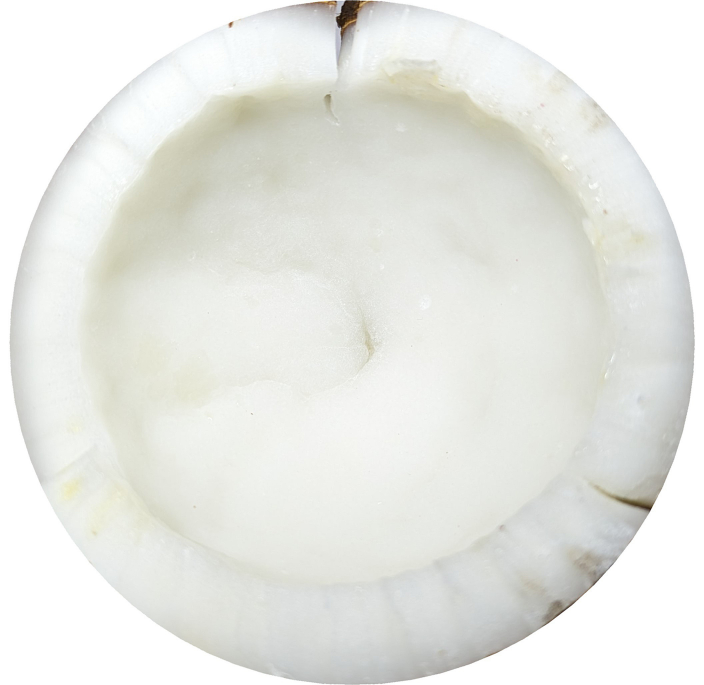
#> input picture pixel_enhanced/1_enhanced.jpg, 2112 x 2055 px (shown at 1/3 size); its folder holds 4 pictures in this run
$ jupyter execute --allow-errors project_pixel.ipynb   (older library calls are emulated)
#> lines starting #> are read from the running program, lines starting #| are printed output that depends on the picture
[cell 1]
# cropped all images to circle

import cv2
import numpy as np
import os

# Function to crop and save images
def crop_and_save_images(input_folder, output_folder):
    # Create the output folder if it doesn't exist
#> called with input_folder = 'samples_from_pixel', output_folder = 'pixel_cropped'
    if not os.path.exists(output_folder):
        os.makedirs(output_folder)

    # Loop through each image from 1.jpg to 27.jpg
    for i in range(1, 28):
        # Read the image
        image_path = os.path.join(input_folder, f"{i}.jpg")
        image = cv2.imread(image_path)

        if image is None:
            print(f"Could not read image {image_path}")
            continue

        # Get the center of the image
        center = (image.shape[1] // 2, image.shape[0] // 2)

        # Create a mask with a circular shape
        mask = np.zeros_like(image)
        cv2.circle(mask, center, min(center), (255, 255, 255), -1, cv2.LINE_AA)

        # Create a white background image
        background = np.ones_like(image) * 255

        # Apply the mask to the image
        result = cv2.bitwise_and(image, mask)
        background = cv2.bitwise_and(background, cv2.bitwise_not(mask))

        # Combine the cropped circular region with the white background
        result = cv2.add(result, background)

        # Save the result
        output_path = os.path.join(output_folder, f"{i}_cropped.jpg")
        cv2.imwrite(output_path, result)

        print(f"Image {i} cropped and saved as {output_path}")
#> pass 2 of the loop in crop_and_save_images, `for i in range(1, 28):`:
#> pass 3 of the loop in crop_and_save_images, `for i in range(1, 28):`:
#> the loop made 27 passes; the first 3 are shown

# Input and output folder paths
input_folder = "samples_from_pixel"
output_folder = "pixel_cropped"

# Crop and save images
crop_and_save_images(input_folder, output_folder)

[cell 2]
# Apply Noise reduction (Guassian Blur)

import cv2
import numpy as np
import os

# Function to apply Gaussian blur
def process_image(image_path, output_blurred_path):
    # Load the image
    image = cv2.imread(image_path)

    # Apply Gaussian blur to reduce noise
    blurred_image = cv2.GaussianBlur(image, (5, 5), 0)

    # Save blurred image
    cv2.imwrite(output_blurred_path, blurred_image)

    # Print message
    print(f"Processed and stored {image_path.split(os.sep)[-1]}")

# Process all images from 1_cropped.jpg to 27_cropped.jpg
source_folder = 'pixel_cropped'
output_blurred_folder = 'pixel_blurred'

#> (the rest of this cell did not finish here and is left out)

[cell 3]
# Apply laplacian filter

import cv2
import numpy as np
import os

# Function to apply Laplacian filter and enhance image
def enhance_image(image_path, output_path):
    # Load the image
    image = cv2.imread(image_path)

    # Calculate the Laplacian
    laplacian = cv2.Laplacian(image, cv2.CV_64F)

    # Subtract the Laplacian from the original image to get the sharpened image
    sharpened_image = cv2.convertScaleAbs(image - laplacian)

    # Save the enhanced image
    cv2.imwrite(output_path, sharpened_image)

    # Print message
    print(f"Enhanced and stored {output_path.split(os.sep)[-1]}")

# Process all images from 1_sharpened.jpg to 27_sharpened.jpg
source_folder = 'pixel_blurred'
output_folder = 'pixel_enhanced'

#> (the rest of this cell did not finish here and is left out)

[cell 4]
import cv2
import numpy as np
import os
import matplotlib.pyplot as plt

# Desired window size
window_width = 500
window_height = 400

# Source directory containing the images
source_directory = 'pixel_enhanced'

# Output directory for saving images with black pixel masks
output_directory = 'pixel_patch1'

# Create the output directory if it doesn't exist
if not os.path.exists(output_directory):
    os.makedirs(output_directory)

# Initialize a list to store the points
points = []

# Initialize lists to store filenames and black pixel areas
filenames = []
black_pixel_areas = []

# Mouse callback function to store points
def mouse_callback(event, x, y, flags, param):
    global image_resized
    if event == cv2.EVENT_LBUTTONDOWN:
        points.append((x, y))
        cv2.circle(image_resized, (x, y), 5, (0, 255, 0), -1)
        cv2.imshow('Image', image_resized)

# Get a sorted list of filenames in the source directory
image_filenames = sorted([f for f in os.listdir(source_directory) if f.endswith(".jpg")], key=lambda x: int(x.split('_')[0]))

# Process each image in the sorted list
for filename in image_filenames:
    image_path = os.path.join(source_directory, filename)
    image = cv2.imread(image_path)
#> image is the input picture: shape (2055, 2112, 3); mean B, G, R 228.1, 232.8, 231.7

    if image is None:
        print(f"Image not found at path: {image_path}")
        continue

    # Get the original dimensions of the image
    original_height, original_width = image.shape[:2]
#> original_height = 2055; original_width = 2112

    # Calculate the aspect ratio of the image
    aspect_ratio = original_width / original_height
#> aspect_ratio = 1.03

    # Calculate new dimensions to fit within the desired window size
    if aspect_ratio > 1:
        new_width = window_width
        new_height = int(window_width / aspect_ratio)
#> new_height = 486
    else:
        new_height = window_height
        new_width = int(window_height * aspect_ratio)

    # Resize the image
    image_resized = cv2.resize(image, (new_width, new_height))
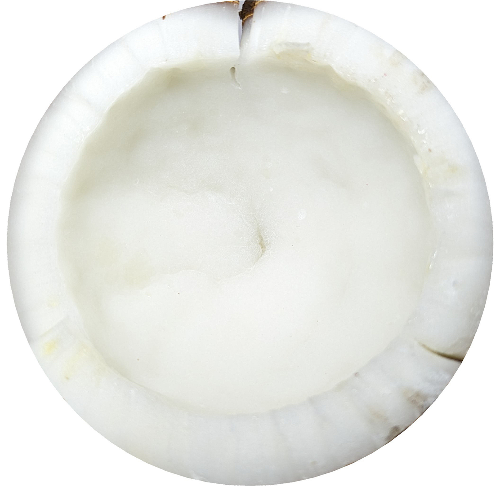
#> image_resized: shape (486, 500, 3); mean B, G, R 228, 232.7, 231.6

    # Reset points for each image
    points = []

    # Create a window and set a mouse callback
    cv2.namedWindow('Image', cv2.WINDOW_NORMAL)
    cv2.resizeWindow('Image', window_width, window_height)
    cv2.setMouseCallback('Image', mouse_callback)

    # Display the image and wait for user input
    cv2.imshow('Image', image_resized)
    cv2.waitKey(0)
    cv2.destroyAllWindows()

    # Check if at least 3 points were selected
    if len(points) < 3:
        print("You need at least 3 points to form a polygon")
        continue

    # Convert points to a numpy array
    pts = np.array(points, np.int32)
    pts = pts.reshape((-1, 1, 2))

    # Create a mask of the same size as the resized image, filled with zeros (black)
    mask = np.zeros(image_resized.shape[:2], dtype=np.uint8)

    # Fill the polygon on the mask with white (255)
    cv2.fillPoly(mask, [pts], 255)

    # Apply the mask to the resized image to get the region of interest
    roi = cv2.bitwise_and(image_resized, image_resized, mask=mask)

    # Convert the region of interest to grayscale
    gray = cv2.cvtColor(roi, cv2.COLOR_BGR2GRAY)

    # Create a binary mask where the black pixels in the ROI are white in the mask
    _, binary_mask = cv2.threshold(gray, 60, 255, cv2.THRESH_BINARY_INV)

    # Apply the polygon mask to the binary mask
    black_pixel_mask = cv2.bitwise_and(binary_mask, mask)

    # Calculate the number of black pixels in the masked area
    black_pixel_area = cv2.countNonZero(black_pixel_mask)

    print(f"The area of black pixels within the selected polygon in {filename} is: {black_pixel_area} square pixels")

    # Store the filename and black pixel area
    filenames.append(filename)
    black_pixel_areas.append(black_pixel_area)

    # Display the masked area using Matplotlib
    plt.figure()
    plt.title(f'Black Pixel Area in {filename}')
    plt.imshow(black_pixel_mask, cmap='gray')
    plt.axis('off')  # Turn off the axis

    # Save the image with the black pixel mask
    output_path = os.path.join(output_directory, f'{filename[:-4]}_masked.jpg')
    cv2.imwrite(output_path, black_pixel_mask)

    plt.savefig(output_path)
    plt.show()
#> pass 2 of the loop `for filename in image_filenames:`:
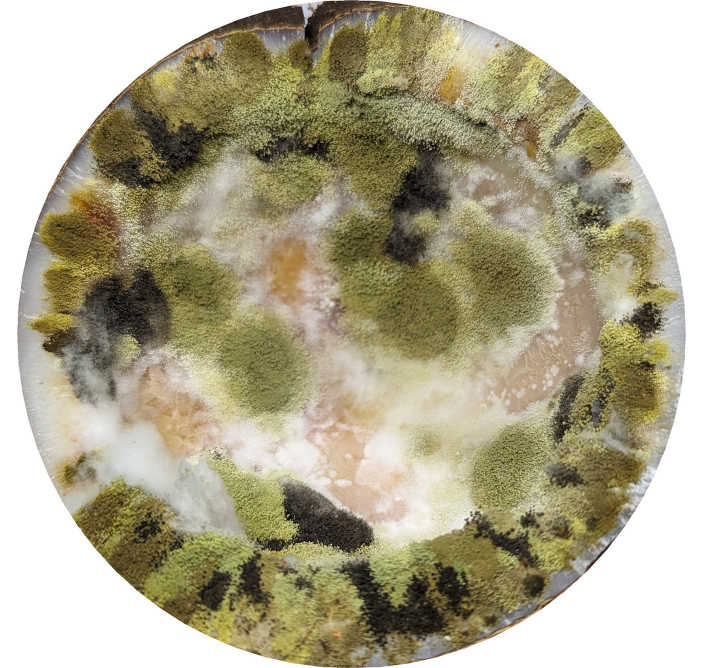
#> input picture pixel_enhanced/12_enhanced.jpg, 2109 x 2004 px (shown at 1/3 size)
#> image is the input picture: shape (2004, 2109, 3); mean B, G, R 143.9, 169.7, 176
#> `image_resized = cv2.resize(image, (new_width, new_height))`:
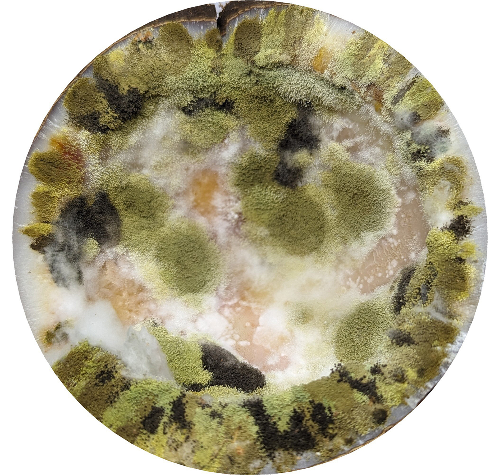
#> image_resized: shape (475, 500, 3); mean B, G, R 143.9, 169.6, 175.9
#> pass 3 of the loop `for filename in image_filenames:`:
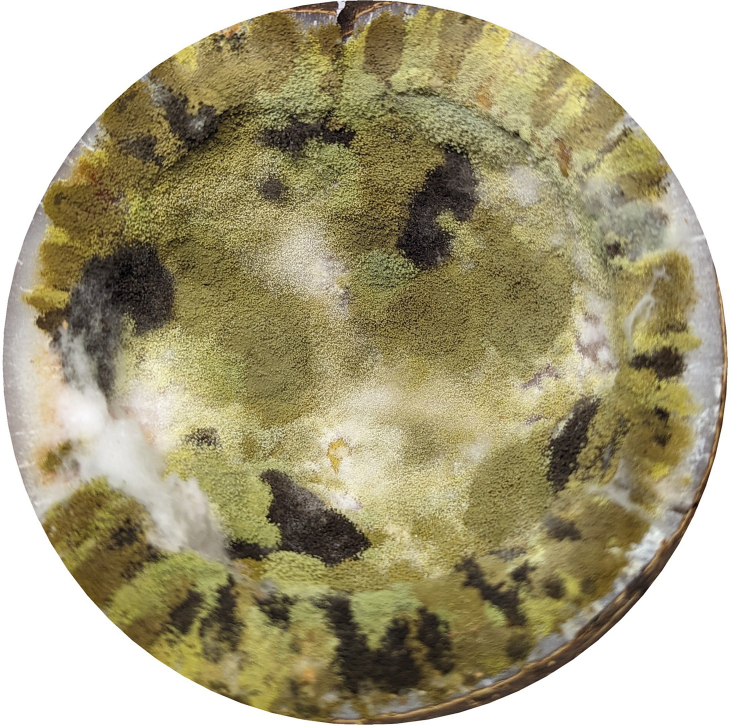
#> input picture pixel_enhanced/15_enhanced.jpg, 2190 x 2175 px (shown at 1/3 size)
#> image is the input picture: shape (2175, 2190, 3); mean B, G, R 129.9, 160.8, 168.6
#> `image_resized = cv2.resize(image, (new_width, new_height))`:
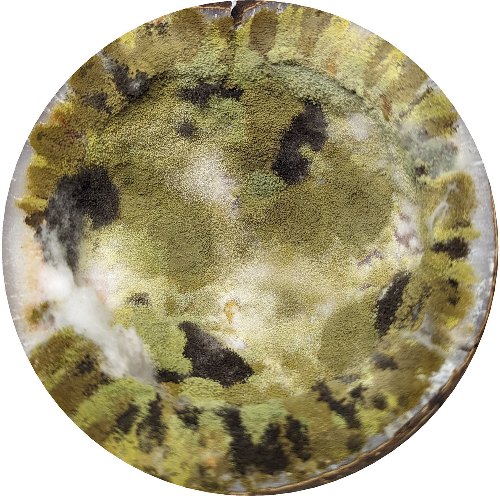
#> image_resized: shape (496, 500, 3); mean B, G, R 129.8, 160.7, 168.5
#> the loop made 4 passes; the first 3 are shown

# Plot the black pixel areas for each image
plt.figure(figsize=(10, 6))
plt.bar(filenames, black_pixel_areas, color='blue')
plt.xlabel('Image Filename')
plt.ylabel('Black Pixel Area (square pixels)')
plt.title('Black Pixel Area within Selected Polygon for Each Image')
plt.xticks(rotation=45, ha='right')
plt.tight_layout()

# Save the plot
plot_output_path = os.path.join(output_directory, 'black_pixel_areas_plot.png')
plt.savefig(plot_output_path)
plt.show()

[cell 5]
import cv2
import numpy as np
import os
import matplotlib.pyplot as plt

# Desired window size
window_width = 500
window_height = 400

# Source directory containing the images
source_directory = 'pixel_enhanced'

# Output directory for saving images with black pixel masks
output_directory = 'pixel_patch2'

# Create the output directory if it doesn't exist
if not os.path.exists(output_directory):
    os.makedirs(output_directory)

# Initialize a list to store the points
points = []

# Initialize lists to store filenames and black pixel areas
filenames = []
black_pixel_areas = []

# Mouse callback function to store points
def mouse_callback(event, x, y, flags, param):
    global image_resized
    if event == cv2.EVENT_LBUTTONDOWN:
        points.append((x, y))
        cv2.circle(image_resized, (x, y), 5, (0, 255, 0), -1)
        cv2.imshow('Image', image_resized)

# Get a sorted list of filenames in the source directory
image_filenames = sorted([f for f in os.listdir(source_directory) if f.endswith(".jpg")], key=lambda x: int(x.split('_')[0]))

# Process each image in the sorted list
for filename in image_filenames:
    image_path = os.path.join(source_directory, filename)
    image = cv2.imread(image_path)

    if image is None:
        print(f"Image not found at path: {image_path}")
        continue

    # Get the original dimensions of the image
    original_height, original_width = image.shape[:2]
#> original_height = 2055; original_width = 2112

    # Calculate the aspect ratio of the image
    aspect_ratio = original_width / original_height
#> aspect_ratio = 1.03

    # Calculate new dimensions to fit within the desired window size
    if aspect_ratio > 1:
        new_width = window_width
        new_height = int(window_width / aspect_ratio)
#> new_height = 486
    else:
        new_height = window_height
        new_width = int(window_height * aspect_ratio)

    # Resize the image
    image_resized = cv2.resize(image, (new_width, new_height))

    # Reset points for each image
    points = []

    # Create a window and set a mouse callback
    cv2.namedWindow('Image', cv2.WINDOW_NORMAL)
    cv2.resizeWindow('Image', window_width, window_height)
    cv2.setMouseCallback('Image', mouse_callback)

    # Display the image and wait for user input
    cv2.imshow('Image', image_resized)
    cv2.waitKey(0)
    cv2.destroyAllWindows()

    # Check if at least 3 points were selected
    if len(points) < 3:
        print("You need at least 3 points to form a polygon")
        continue

    # Convert points to a numpy array
    pts = np.array(points, np.int32)
    pts = pts.reshape((-1, 1, 2))

    # Create a mask of the same size as the resized image, filled with zeros (black)
    mask = np.zeros(image_resized.shape[:2], dtype=np.uint8)

    # Fill the polygon on the mask with white (255)
    cv2.fillPoly(mask, [pts], 255)

    # Apply the mask to the resized image to get the region of interest
    roi = cv2.bitwise_and(image_resized, image_resized, mask=mask)

    # Convert the region of interest to grayscale
    gray = cv2.cvtColor(roi, cv2.COLOR_BGR2GRAY)

    # Create a binary mask where the black pixels in the ROI are white in the mask
    _, binary_mask = cv2.threshold(gray, 60, 255, cv2.THRESH_BINARY_INV)

    # Apply the polygon mask to the binary mask
    black_pixel_mask = cv2.bitwise_and(binary_mask, mask)

    # Calculate the number of black pixels in the masked area
    black_pixel_area = cv2.countNonZero(black_pixel_mask)

    print(f"The area of black pixels within the selected polygon in {filename} is: {black_pixel_area} square pixels")

    # Store the filename and black pixel area
    filenames.append(filename)
    black_pixel_areas.append(black_pixel_area)

    # Display the masked area using Matplotlib
    plt.figure()
    plt.title(f'Black Pixel Area in {filename}')
    plt.imshow(black_pixel_mask, cmap='gray')
    plt.axis('off')  # Turn off the axis

    # Save the image with the black pixel mask
    output_path = os.path.join(output_directory, f'{filename[:-4]}_masked.jpg')
    cv2.imwrite(output_path, black_pixel_mask)

    plt.savefig(output_path)
    plt.show()
#> pass 2 of the loop `for filename in image_filenames:`:
#> pass 3 of the loop `for filename in image_filenames:`:
#> the loop made 4 passes; the first 3 are shown

# Plot the black pixel areas for each image
plt.figure(figsize=(10, 6))
plt.bar(filenames, black_pixel_areas, color='blue')
plt.xlabel('Image Filename')
plt.ylabel('Black Pixel Area (square pixels)')
plt.title('Black Pixel Area within Selected Polygon for Each Image')
plt.xticks(rotation=45, ha='right')
plt.tight_layout()

# Save the plot
plot_output_path = os.path.join(output_directory, 'black_pixel_areas_plot.png')
plt.savefig(plot_output_path)
plt.show()

[cell 6]
import cv2
import numpy as np
import os
import matplotlib.pyplot as plt

# Desired window size
window_width = 500
window_height = 400

# Source directory containing the images
source_directory = 'pixel_enhanced'

# Output directory for saving images with black pixel masks
output_directory = 'pixel_patch3'

# Create the output directory if it doesn't exist
if not os.path.exists(output_directory):
    os.makedirs(output_directory)

# Initialize a list to store the points
points = []

# Initialize lists to store filenames and black pixel areas
filenames = []
black_pixel_areas = []

# Mouse callback function to store points
def mouse_callback(event, x, y, flags, param):
    global image_resized
    if event == cv2.EVENT_LBUTTONDOWN:
        points.append((x, y))
        cv2.circle(image_resized, (x, y), 5, (0, 255, 0), -1)
        cv2.imshow('Image', image_resized)

# Get a sorted list of filenames in the source directory
image_filenames = sorted([f for f in os.listdir(source_directory) if f.endswith(".jpg")], key=lambda x: int(x.split('_')[0]))

# Process each image in the sorted list
for filename in image_filenames:
    image_path = os.path.join(source_directory, filename)
    image = cv2.imread(image_path)

    if image is None:
        print(f"Image not found at path: {image_path}")
        continue

    # Get the original dimensions of the image
    original_height, original_width = image.shape[:2]
#> original_height = 2055; original_width = 2112

    # Calculate the aspect ratio of the image
    aspect_ratio = original_width / original_height
#> aspect_ratio = 1.03

    # Calculate new dimensions to fit within the desired window size
    if aspect_ratio > 1:
        new_width = window_width
        new_height = int(window_width / aspect_ratio)
#> new_height = 486
    else:
        new_height = window_height
        new_width = int(window_height * aspect_ratio)

    # Resize the image
    image_resized = cv2.resize(image, (new_width, new_height))

    # Reset points for each image
    points = []

    # Create a window and set a mouse callback
    cv2.namedWindow('Image', cv2.WINDOW_NORMAL)
    cv2.resizeWindow('Image', window_width, window_height)
    cv2.setMouseCallback('Image', mouse_callback)

    # Display the image and wait for user input
    cv2.imshow('Image', image_resized)
    cv2.waitKey(0)
    cv2.destroyAllWindows()

    # Check if at least 3 points were selected
    if len(points) < 3:
        print("You need at least 3 points to form a polygon")
        continue

    # Convert points to a numpy array
    pts = np.array(points, np.int32)
    pts = pts.reshape((-1, 1, 2))

    # Create a mask of the same size as the resized image, filled with zeros (black)
    mask = np.zeros(image_resized.shape[:2], dtype=np.uint8)

    # Fill the polygon on the mask with white (255)
    cv2.fillPoly(mask, [pts], 255)

    # Apply the mask to the resized image to get the region of interest
    roi = cv2.bitwise_and(image_resized, image_resized, mask=mask)

    # Convert the region of interest to grayscale
    gray = cv2.cvtColor(roi, cv2.COLOR_BGR2GRAY)

    # Create a binary mask where the black pixels in the ROI are white in the mask
    _, binary_mask = cv2.threshold(gray, 60, 255, cv2.THRESH_BINARY_INV)

    # Apply the polygon mask to the binary mask
    black_pixel_mask = cv2.bitwise_and(binary_mask, mask)

    # Calculate the number of black pixels in the masked area
    black_pixel_area = cv2.countNonZero(black_pixel_mask)

    print(f"The area of black pixels within the selected polygon in {filename} is: {black_pixel_area} square pixels")

    # Store the filename and black pixel area
    filenames.append(filename)
    black_pixel_areas.append(black_pixel_area)

    # Display the masked area using Matplotlib
    plt.figure()
    plt.title(f'Black Pixel Area in {filename}')
    plt.imshow(black_pixel_mask, cmap='gray')
    plt.axis('off')  # Turn off the axis

    # Save the image with the black pixel mask
    output_path = os.path.join(output_directory, f'{filename[:-4]}_masked.jpg')
    cv2.imwrite(output_path, black_pixel_mask)

    plt.savefig(output_path)
    plt.show()
#> pass 2 of the loop `for filename in image_filenames:`:
#> pass 3 of the loop `for filename in image_filenames:`:
#> the loop made 4 passes; the first 3 are shown

# Plot the black pixel areas for each image
plt.figure(figsize=(10, 6))
plt.bar(filenames, black_pixel_areas, color='blue')
plt.xlabel('Image Filename')
plt.ylabel('Black Pixel Area (square pixels)')
plt.title('Black Pixel Area within Selected Polygon for Each Image')
plt.xticks(rotation=45, ha='right')
plt.tight_layout()

# Save the plot
plot_output_path = os.path.join(output_directory, 'black_pixel_areas_plot.png')
plt.savefig(plot_output_path)
plt.show()
